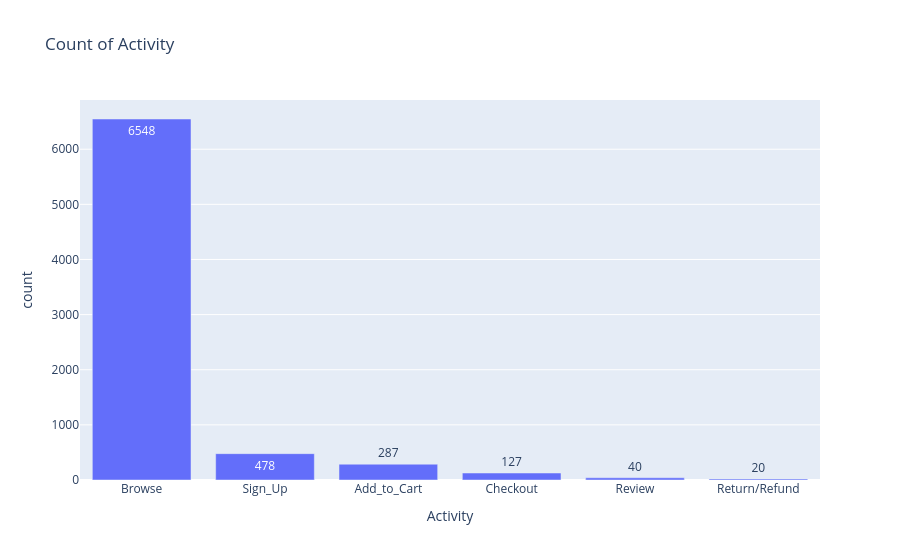

The notebook cell saved with this chart:
### Code cell
fig = px.bar(data_frame = q4, x = 'Activity', y = 'count',title = 'Count of Activity',
             text = 'count')
fig.show()

### Figure 1 — Plotly figure (JSON) as saved in the notebook; plotly's stock layout.template omitted (floating-point values rounded to 4 significant figures)
{"data": [{"hovertemplate": "Activity=%{x}<br>count=%{text}<extra></extra>", "legendgroup": "", "marker": {"color": "#636efa", "pattern": {"shape": ""}}, "name": "", "orientation": "v", "showlegend": false, "text": [6548.0, 478.0, 287.0, 127.0, 40.0, 20.0], "textposition": "auto", "type": "bar", "x": ["Browse", "Sign_Up", "Add_to_Cart", "Checkout", "Review", "Return/Refund"], "xaxis": "x", "y": [6548, 478, 287, 127, 40, 20], "yaxis": "y"}], "layout": {"barmode": "relative", "legend": {"tracegroupgap": 0}, "title": {"text": "Count of Activity"}, "xaxis": {"anchor": "y", "domain": [0, 1], "title": {"text": "Activity"}}, "yaxis": {"anchor": "x", "domain": [0, 1], "title": {"text": "count"}}}}
